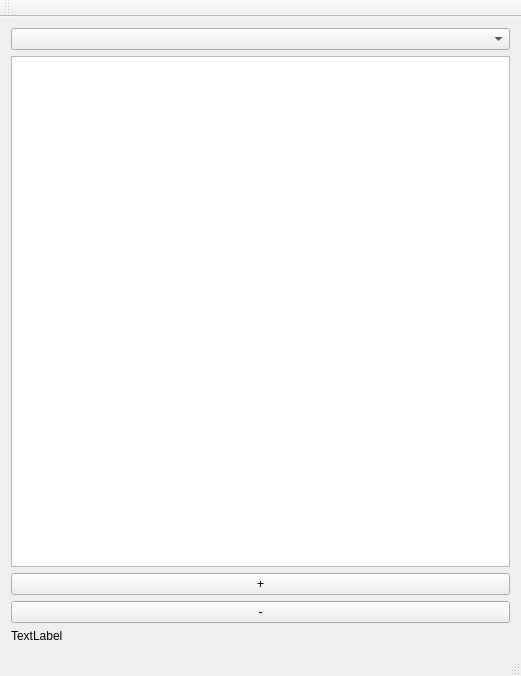
<?xml version="1.0" encoding="UTF-8"?>
<ui version="4.0">
 <class>DrawChartQtClass</class>
 <widget class="QMainWindow" name="DrawChartQtClass">
  <property name="geometry">
   <rect>
    <x>0</x>
    <y>0</y>
    <width>521</width>
    <height>676</height>
   </rect>
  </property>
  <property name="windowTitle">
   <string>DrawChartQt</string>
  </property>
  <widget class="QWidget" name="centralWidget">
   <layout class="QVBoxLayout" name="verticalLayout_2">
    <item>
     <layout class="QVBoxLayout" name="verticalLayout">
      <item>
       <widget class="QComboBox" name="comboBox"/>
      </item>
      <item>
       <widget class="QGraphicsView" name="graphicsView">
        <property name="sizePolicy">
         <sizepolicy hsizetype="Expanding" vsizetype="Expanding">
          <horstretch>0</horstretch>
          <verstretch>0</verstretch>
         </sizepolicy>
        </property>
       </widget>
      </item>
      <item>
       <widget class="QPushButton" name="btnInc">
        <property name="text">
         <string>+</string>
        </property>
       </widget>
      </item>
      <item>
       <widget class="QPushButton" name="btnDec">
        <property name="text">
         <string>-</string>
        </property>
       </widget>
      </item>
     </layout>
    </item>
    <item>
     <widget class="QLabel" name="label">
      <property name="text">
       <string>TextLabel</string>
      </property>
     </widget>
    </item>
   </layout>
  </widget>
  <widget class="QMenuBar" name="menuBar">
   <property name="geometry">
    <rect>
     <x>0</x>
     <y>0</y>
     <width>521</width>
     <height>21</height>
    </rect>
   </property>
  </widget>
  <widget class="QToolBar" name="mainToolBar">
   <attribute name="toolBarArea">
    <enum>TopToolBarArea</enum>
   </attribute>
   <attribute name="toolBarBreak">
    <bool>false</bool>
   </attribute>
  </widget>
  <widget class="QStatusBar" name="statusBar"/>
 </widget>
 <layoutdefault spacing="6" margin="11"/>
 <resources>
  <include location="DrawChartQt.qrc"/>
 </resources>
 <connections/>
</ui>
